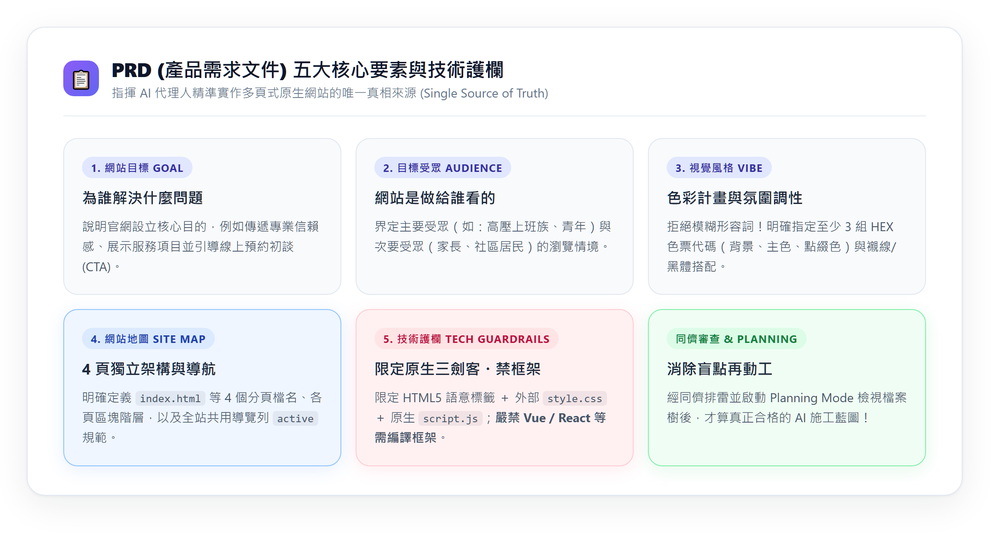
#> input picture img/diagram_12_prd_components.png, 1000 x 542 px, shrunk from 2244 x 1217 before the run, found by its file name
$ python update_vibe_diagrams.py
#> lines starting #> are read from the running program, lines starting #| are printed output that depends on the picture
import os
import subprocess
from PIL import Image, ImageChops

output_dir = os.path.abspath("img")
os.makedirs(output_dir, exist_ok=True)
user_data_dir = os.path.abspath("scratch/edge_diagram_profile")
os.makedirs(user_data_dir, exist_ok=True)
edge_path = r"C:\Program Files (x86)\Microsoft\Edge\Application\msedge.exe"

BASE_CSS = """
  * { box-sizing: border-box; }
  body {
    margin: 0;
    padding: 30px;
    background: transparent;
    font-family: -apple-system, BlinkMacSystemFont, "Segoe UI", "Microsoft JhengHei", "PingFang TC", sans-serif;
    display: inline-block;
  }
  .container {
    background: #ffffff;
    border-radius: 20px;
    padding: 32px 40px;
    box-shadow: 0 10px 40px rgba(15, 23, 42, 0.08), 0 1px 3px rgba(15, 23, 42, 0.05);
    border: 1px solid #e2e8f0;
    display: flex;
    flex-direction: column;
    gap: 24px;
    max-width: 1100px;
  }
  .header {
    display: flex;
    align-items: center;
    gap: 14px;
    border-bottom: 2px solid #f1f5f9;
    padding-bottom: 16px;
  }
  .header-icon {
    width: 40px;
    height: 40px;
    border-radius: 12px;
    display: flex;
    align-items: center;
    justify-content: center;
    font-size: 20px;
    color: white;
  }
  .header-title {
    font-size: 22px;
    font-weight: 800;
    color: #0f172a;
    letter-spacing: -0.02em;
  }
  .header-subtitle {
    font-size: 14px;
    color: #64748b;
    margin-top: 2px;
  }
  .flow-row {
    display: flex;
    align-items: stretch;
    gap: 16px;
  }
  .card {
    flex: 1;
    background: #f8fafc;
    border: 1px solid #e2e8f0;
    border-radius: 16px;
    padding: 20px;
    display: flex;
    flex-direction: column;
    gap: 10px;
    position: relative;
  }
  .card.highlight {
    background: #f0fdf4;
    border-color: #86efac;
    box-shadow: 0 4px 20px rgba(34, 197, 94, 0.12);
  }
  .card.primary {
    background: #eff6ff;
    border-color: #93c5fd;
    box-shadow: 0 4px 20px rgba(59, 130, 246, 0.12);
  }
  .card.purple {
    background: #faf5ff;
    border-color: #d8b4fe;
    box-shadow: 0 4px 20px rgba(168, 85, 247, 0.12);
  }
  .card.amber {
    background: #fffbeb;
    border-color: #fde68a;
    box-shadow: 0 4px 20px rgba(245, 158, 11, 0.12);
  }
  .card.rose {
    background: #fff1f2;
    border-color: #fecdd3;
    box-shadow: 0 4px 20px rgba(244, 63, 94, 0.10);
  }
  .card-tag {
    font-size: 12px;
    font-weight: 700;
    text-transform: uppercase;
    letter-spacing: 0.05em;
    padding: 4px 10px;
    border-radius: 9999px;
    width: fit-content;
  }
  .card-title {
    font-size: 17px;
    font-weight: 700;
    color: #1e293b;
  }
  .card-desc {
    font-size: 14px;
    color: #475569;
    line-height: 1.6;
  }
  .arrow {
    display: flex;
    align-items: center;
    justify-content: center;
    color: #94a3b8;
    font-size: 24px;
    font-weight: bold;
    padding: 0 4px;
  }
  code {
    background: rgba(15, 23, 42, 0.06);
    padding: 1px 5px;
    border-radius: 4px;
    font-family: Consolas, "Courier New", monospace;
    font-size: 12.5px;
  }
"""

diagrams = {}

# 1. Updated diagram_12_prd_components.png
diagrams["diagram_12_prd_components.png"] = f"""<!DOCTYPE html><html><head><meta charset="utf-8"><style>{BASE_CSS}
  .comp-grid {{
    display: grid;
    grid-template-columns: repeat(3, 1fr);
    gap: 16px;
  }}
</style></head><body>
<div class="container" style="width: 1050px;">
  <div class="header">
    <div class="header-icon" style="background: linear-gradient(135deg, #8b5cf6, #6366f1);">📋</div>
    <div>
      <div class="header-title">PRD (產品需求文件) 五大核心要素與技術護欄</div>
      <div class="header-subtitle">指揮 AI 代理人精準實作多頁式原生網站的唯一真相來源 (Single Source of Truth)</div>
    </div>
  </div>
  <div class="comp-grid">
    <div class="card">
      <div class="card-tag" style="background: #e0e7ff; color: #3730a3;">1. 網站目標 Goal</div>
      <div class="card-title">為誰解決什麼問題</div>
      <div class="card-desc">說明官網設立核心目的，例如傳遞專業信賴感、展示服務項目並引導線上預約初談 (CTA)。</div>
    </div>
    <div class="card">
      <div class="card-tag" style="background: #e0e7ff; color: #3730a3;">2. 目標受眾 Audience</div>
      <div class="card-title">網站是做給誰看的</div>
      <div class="card-desc">界定主要受眾（如：高壓上班族、青年）與次要受眾（家長、社區居民）的瀏覽情境。</div>
    </div>
    <div class="card">
      <div class="card-tag" style="background: #e0e7ff; color: #3730a3;">3. 視覺風格 Vibe</div>
      <div class="card-title">色彩計畫與氛圍調性</div>
      <div class="card-desc">拒絕模糊形容詞！明確指定至少 3 組 HEX 色票代碼（背景、主色、點綴色）與襯線/黑體搭配。</div>
    </div>
    <div class="card primary">
      <div class="card-tag" style="background: #dbeafe; color: #1e40af;">4. 網站地圖 Site Map</div>
      <div class="card-title">4 頁獨立架構與導航</div>
      <div class="card-desc">明確定義 <code>index.html</code> 等 4 個分頁檔名、各頁區塊階層，以及全站共用導覽列 <code>active</code> 規範。</div>
    </div>
    <div class="card rose">
      <div class="card-tag" style="background: #ffe4e6; color: #be123c;">5. 技術護欄 Tech Guardrails</div>
      <div class="card-title">限定原生三劍客・禁框架</div>
      <div class="card-desc">限定 HTML5 語意標籤 ＋ 外部 <code>style.css</code> ＋ 原生 <code>script.js</code>；<strong>嚴禁 Vue / React 等需編譯框架</strong>。</div>
    </div>
    <div class="card highlight">
      <div class="card-tag" style="background: #dcfce7; color: #15803d;">同儕審查 &amp; Planning</div>
      <div class="card-title">消除盲點再動工</div>
      <div class="card-desc">經同儕排雷並啟動 Planning Mode 檢視檔案樹後，才算真正合格的 AI 施工藍圖！</div>
    </div>
  </div>
</div>
</body></html>"""

# 2. Updated diagram_13_generation_flow.png
diagrams["diagram_13_generation_flow.png"] = f"""<!DOCTYPE html><html><head><meta charset="utf-8"><style>{BASE_CSS}</style></head><body>
<div class="container" style="width: 1050px;">
  <div class="header">
    <div class="header-icon" style="background: linear-gradient(135deg, #3b82f6, #1d4ed8);">⚙️</div>
    <div>
      <div class="header-title">Phase 2 生成核心工作流：從藍圖到多頁原生代碼</div>
      <div class="header-subtitle">一鍵批准計畫動工，100% 銜接課內 HTML / CSS / JS 知識的自動化工程</div>
    </div>
  </div>
  <div class="flow-row">
    <div class="card">
      <div class="card-tag" style="background: #e2e8f0; color: #475569;">步驟 1</div>
      <div class="card-title">核對計畫批准動工</div>
      <div class="card-desc">檢查 <code>implementation_plan.md</code> 確認無前端框架混入，點擊 Proceed 建立 4 個 <code>.html</code> 與共用 <code>style.css</code>。</div>
    </div>
    <div class="arrow">➔</div>
    <div class="card primary">
      <div class="card-tag" style="background: #dbeafe; color: #1e40af;">步驟 2</div>
      <div class="card-title">原生代碼品管導讀</div>
      <div class="card-desc">檢視語意化標籤、<code>style.css</code> 的 <code>:root</code> 色票變數與跨頁相對路徑，搭配 Visual Diff 掌握變更。</div>
    </div>
    <div class="arrow">➔</div>
    <div class="card amber">
      <div class="card-tag" style="background: #fef3c7; color: #b45309;">步驟 3</div>
      <div class="card-title">點選 JS 微互動賦能</div>
      <div class="card-desc">從「微互動點餐單」挑選漢堡選單、FAQ 摺疊或分類篩選，以純 DOM 邏輯寫入 <code>script.js</code>。</div>
    </div>
    <div class="arrow">➔</div>
    <div class="card highlight">
      <div class="card-tag" style="background: #dcfce7; color: #15803d;">步驟 4</div>
      <div class="card-title">AI 繪圖與里程碑提交</div>
      <div class="card-desc">呼叫 <code>generate_image</code> 產出 4 頁真實商業配圖，驗證跳轉無誤後於 GitHub Desktop 完成 Commit。</div>
    </div>
  </div>
</div>
</body></html>"""

# 3. New diagram_13_code_anatomy.png
diagrams["diagram_13_code_anatomy.png"] = f"""<!DOCTYPE html><html><head><meta charset="utf-8"><style>{BASE_CSS}
  .anatomy-grid {{
    display: grid;
    grid-template-columns: repeat(5, 1fr);
    gap: 12px;
  }}
</style></head><body>
<div class="container" style="width: 1060px;">
  <div class="header">
    <div class="header-icon" style="background: linear-gradient(135deg, #06b6d4, #0284c7);">🧩</div>
    <div>
      <div class="header-title">原生網頁三劍客代碼導讀：印證第 3～5 週課堂所學</div>
      <div class="header-subtitle">結構 (HTML5) × 視覺 (style.css) × 互動 (script.js) 職責分離，每一行代碼都清晰可讀</div>
    </div>
  </div>
  <div class="anatomy-grid">
    <div class="card">
      <div class="card-tag" style="background: #cffafe; color: #0e7490;">HTML5 結構</div>
      <div class="card-title" style="font-size: 15px;">語意化標籤</div>
      <div class="card-desc" style="font-size: 13px;">
        <code>&lt;header&gt;</code> 頁首<br>
        <code>&lt;nav&gt;</code> 導覽列<br>
        <code>&lt;main&gt;</code> 主內容<br>
        <code>&lt;section&gt;</code> 區塊<br>
        <code>&lt;footer&gt;</code> 頁尾
      </div>
    </div>
    <div class="card">
      <div class="card-tag" style="background: #cffafe; color: #0e7490;">跨頁導航</div>
      <div class="card-title" style="font-size: 15px;">相對路徑與高亮</div>
      <div class="card-desc" style="font-size: 13px;">
        <code>href="about.html"</code><br>
        <code>href="menu.html"</code><br>
        拒絕開頭斜線 <code>/</code><br>
        當前頁加 <code>.active</code>
      </div>
    </div>
    <div class="card primary">
      <div class="card-tag" style="background: #dbeafe; color: #1e40af;">style.css 核心</div>
      <div class="card-title" style="font-size: 15px;">:root 色票變數</div>
      <div class="card-desc" style="font-size: 13px;">
        <code>--bg: #FAF8F5;</code><br>
        <code>--primary: #3E2723;</code><br>
        改一處變數，<br>
        4 個分頁同步換色！
      </div>
    </div>
    <div class="card">
      <div class="card-tag" style="background: #cffafe; color: #0e7490;">響應式排版</div>
      <div class="card-title" style="font-size: 15px;">Flex / Grid RWD</div>
      <div class="card-desc" style="font-size: 13px;">
        <code>display: flex;</code><br>
        <code>display: grid;</code><br>
        <code>@media (max-width: 768px)</code><br>
        手機自動轉單欄
      </div>
    </div>
    <div class="card highlight">
      <div class="card-tag" style="background: #dcfce7; color: #15803d;">script.js 大腦</div>
      <div class="card-title" style="font-size: 15px;">原生 DOM 互動</div>
      <div class="card-desc" style="font-size: 13px;">
        <code>querySelector()</code><br>
        <code>addEventListener()</code><br>
        <code>classList.toggle()</code><br>
        輕量驅動動態體驗
      </div>
    </div>
  </div>
</div>
</body></html>"""

# 4. New diagram_13_js_menu.png
diagrams["diagram_13_js_menu.png"] = f"""<!DOCTYPE html><html><head><meta charset="utf-8"><style>{BASE_CSS}
  .menu-grid {{
    display: grid;
    grid-template-columns: repeat(5, 1fr);
    gap: 12px;
  }}
</style></head><body>
<div class="container" style="width: 1060px;">
  <div class="header">
    <div class="header-icon" style="background: linear-gradient(135deg, #f59e0b, #d97706);">⚡</div>
    <div>
      <div class="header-title">原生 JavaScript 微互動點餐單（免框架賦能 5 選 1～2）</div>
      <div class="header-subtitle">不必引入複雜 Vue / React，用幾十行純 DOM 語法就能打造媲美商業官網的靈動體驗</div>
    </div>
  </div>
  <div class="menu-grid">
    <div class="card primary">
      <div class="card-tag" style="background: #dbeafe; color: #1e40af;">必備保底 ★</div>
      <div class="card-title" style="font-size: 15px;">📱 漢堡選單開合</div>
      <div class="card-desc" style="font-size: 13px;">
        手機版點擊 <code>☰</code> 圖示時，透過 <code>classList.toggle</code> 平滑展開或收合導覽列。
      </div>
    </div>
    <div class="card">
      <div class="card-tag" style="background: #fef3c7; color: #b45309;">推薦選配 A</div>
      <div class="card-title" style="font-size: 15px;">💬 FAQ 摺疊手風琴</div>
      <div class="card-desc" style="font-size: 13px;">
        適合服務／入社頁：點擊常見問題標題才動態展開解答，保持版面清爽俐落。
      </div>
    </div>
    <div class="card">
      <div class="card-tag" style="background: #fef3c7; color: #b45309;">推薦選配 B</div>
      <div class="card-title" style="font-size: 15px;">☕ 分類即時篩選器</div>
      <div class="card-desc" style="font-size: 13px;">
        適合菜單／作品頁：點擊「手沖／義式／甜點」標籤，免換頁即時篩選顯示對應卡片。
      </div>
    </div>
    <div class="card">
      <div class="card-tag" style="background: #fef3c7; color: #b45309;">推薦選配 C</div>
      <div class="card-title" style="font-size: 15px;">🌙 日夜間氛圍切換</div>
      <div class="card-desc" style="font-size: 13px;">
        點擊切換深淺色主題變數，搭配 <code>localStorage</code> 跨頁記住訪客的閱讀偏好。
      </div>
    </div>
    <div class="card highlight">
      <div class="card-tag" style="background: #dcfce7; color: #15803d;">推薦選配 D</div>
      <div class="card-title" style="font-size: 15px;">✉️ 表單驗證與回饋</div>
      <div class="card-desc" style="font-size: 13px;">
        適合聯絡預約頁：檢查必填欄位並攔截預設重整，彈出溫暖的預約成功確認訊息。
      </div>
    </div>
  </div>
</div>
</body></html>"""

for filename, html_content in diagrams.items():
    temp_html = os.path.abspath(f"scratch/temp_{filename}.html")
    out_png = os.path.join(output_dir, filename)
    with open(temp_html, "w", encoding="utf-8") as f:
        f.write(html_content)

    file_url = "file:///" + temp_html.replace("\\", "/")
    cmd = [
        edge_path,
        "--headless=new",
        "--disable-gpu",
        "--hide-scrollbars",
        "--force-device-scale-factor=2",
        f"--user-data-dir={user_data_dir}",
        f"--screenshot={out_png}",
        "--window-size=1250,700",
        file_url,
    ]
    subprocess.run(cmd, check=True)
#> (this line was passed over: subprocess is not available in this run)

    im = Image.open(out_png)
#> im is the input picture: PIL image 1000x542 RGB; mean R, G, B 242, 243.5, 245.4
    bg = Image.new(im.mode, im.size, im.getpixel((0, 0)))
#> bg: PIL image 1000x542 RGB; every value is 255
    diff = ImageChops.difference(im, bg)
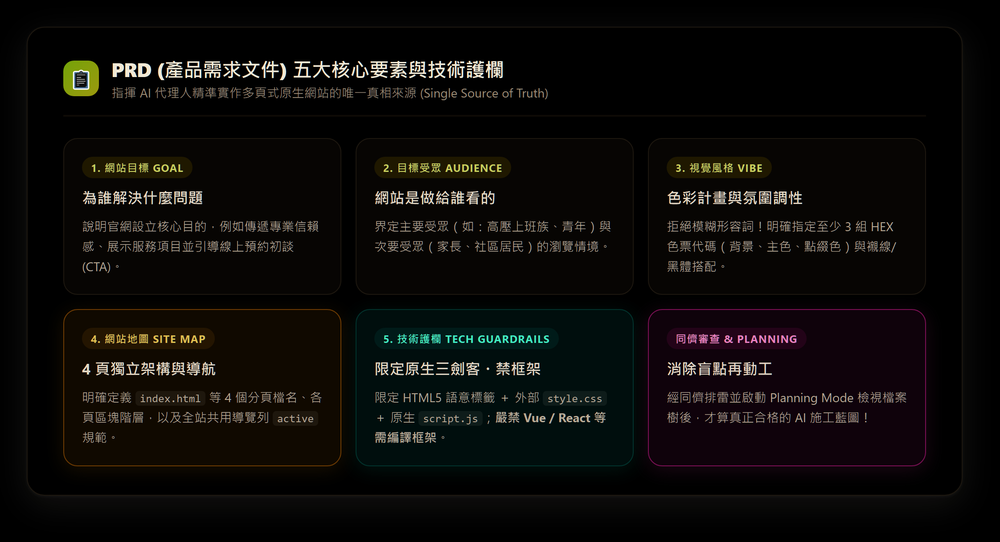
#> diff: PIL image 1000x542 RGB; mean R, G, B 13, 11.5, 9.6
    bbox = diff.getbbox()
#> bbox = (0, 7, 991, 533)
    if bbox:
        pad = 20
        w, h = im.size
#> w = 1000; h = 542
        crop_box = (
            max(0, bbox[0] - pad),
            max(0, bbox[1] - pad),
            min(w, bbox[2] + pad),
            min(h, bbox[3] + pad),
        )
#> crop_box = (0, 0, 1000, 542)
        im_cropped = im.crop(crop_box)
        im_cropped.save(out_png)

    print(f"Rendered: {filename} -> Dimensions: {Image.open(out_png).size}")
#> pass 2 of the loop `for filename, html_content in diagrams.items():`:
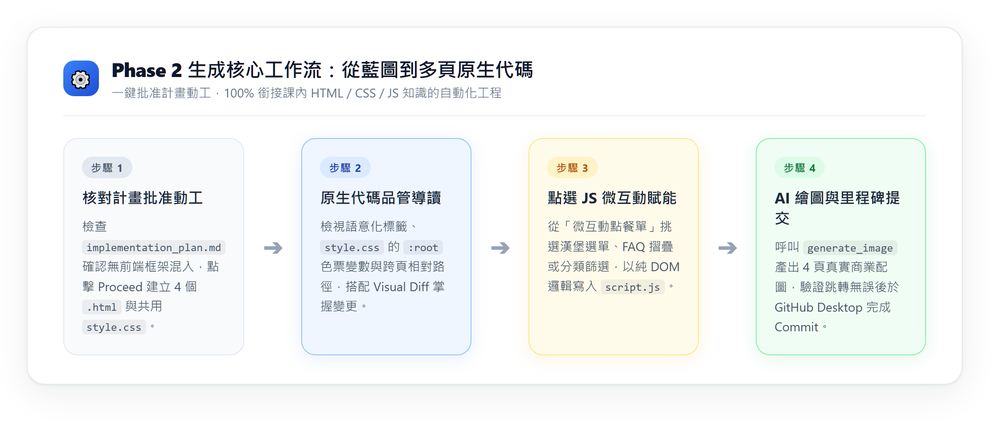
#> input picture img/diagram_13_generation_flow.png, 1000 x 431 px, shrunk from 2244 x 968 before the run, found by its file name
#> im is the input picture: PIL image 1000x431 RGB; mean R, G, B 243.5, 245.9, 245.3
#> bg: PIL image 1000x431 RGB; every value is 255
#> `diff = ImageChops.difference(im, bg)`:
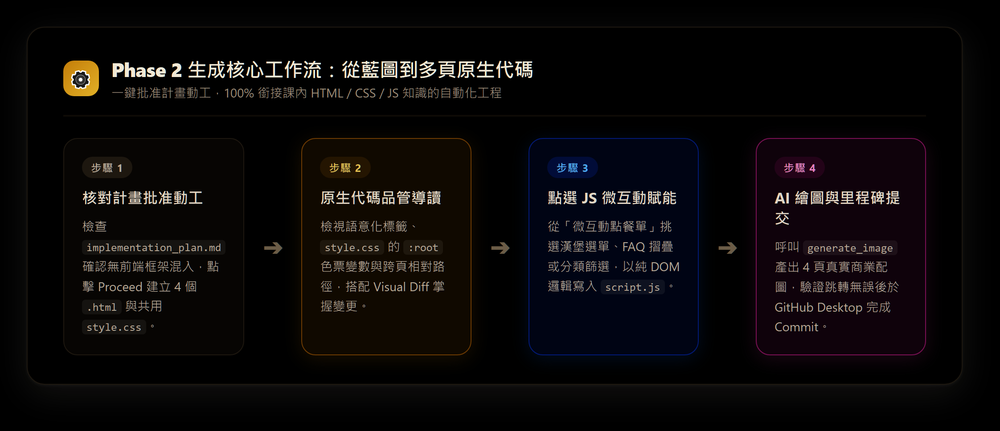
#> diff: PIL image 1000x431 RGB; mean R, G, B 11.5, 9.1, 9.7
#> bbox = (0, 7, 991, 422)
#> crop_box = (0, 0, 1000, 431)
#> pass 3 of the loop `for filename, html_content in diagrams.items():`:
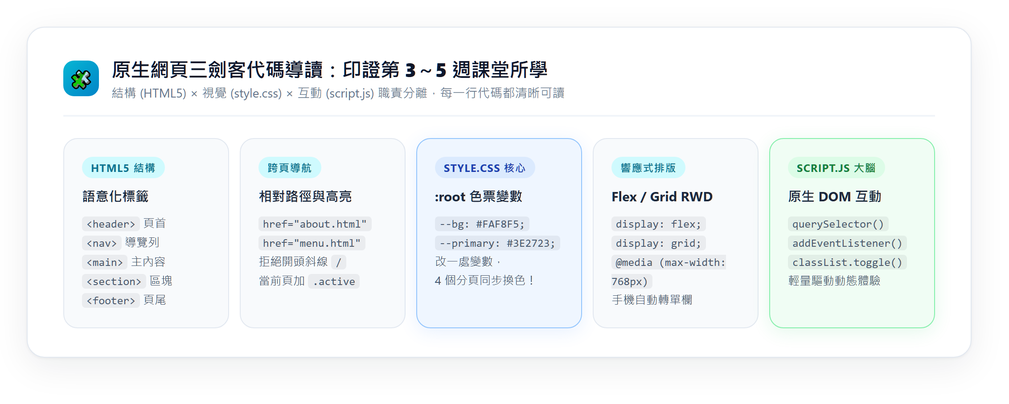
#> input picture img/diagram_13_code_anatomy.png, 1009 x 404 px, shrunk from 2264 x 907 before the run, found by its file name
#> im is the input picture: PIL image 1009x404 RGB; mean R, G, B 241.8, 245.5, 246.7
#> bg: PIL image 1009x404 RGB; every value is 255
#> `diff = ImageChops.difference(im, bg)`:
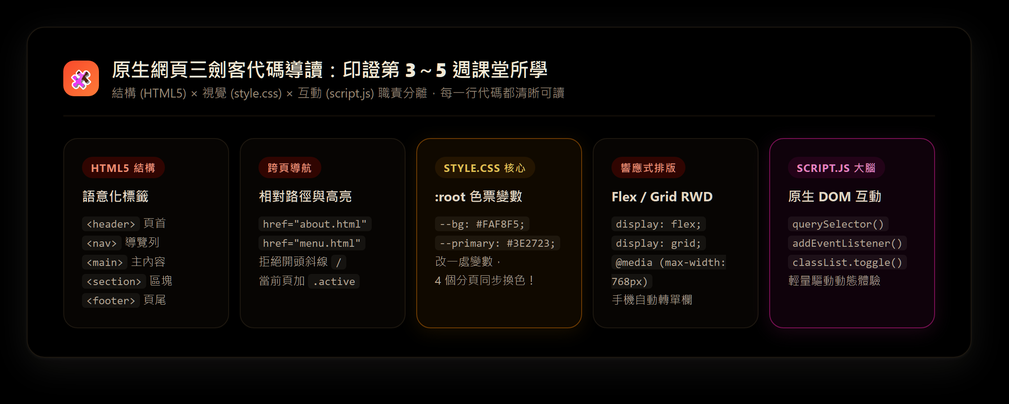
#> diff: PIL image 1009x404 RGB; mean R, G, B 13.2, 9.5, 8.3
#> bbox = (0, 7, 1000, 395)
#> crop_box = (0, 0, 1009, 404)
#> the loop made 4 passes; the first 3 are shown
